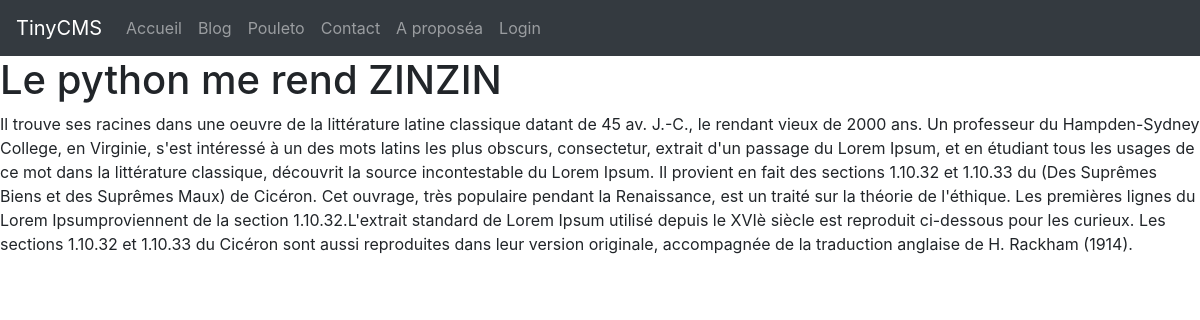
Screenshot of /post/le-python-me-rend-zinzin with the database file from the repository.
### views.py (models this page shows, shortened)
class Page(db.Model):
    id = db.Column(db.Integer, primary_key=True)
    title = db.Column(db.String(200), nullable=False)
    nav_label = db.Column(db.String(50), nullable=False)
    slug = db.Column(db.String(100), nullable=False, unique=True)
    content = db.Column(db.Text, nullable=False)
    creation_date = db.Column(db.DateTime, nullable=False, default=datetime.utcnow)
    published = db.Column(db.Boolean, nullable=False, default=False)

class Post(db.Model):
    id = db.Column(db.Integer, primary_key=True)
    title = db.Column(db.String(100), nullable=False)
    slug = db.Column(db.String(100), nullable=False,  unique=True)
    abstract = db.Column(db.Text, nullable=False)
    abstract_image = db.Column(db.String(200))
    content = db.Column(db.Text, nullable=False)
    creation_date = db.Column(db.DateTime, nullable=False, default=datetime.utcnow)
    published = db.Column(db.Boolean, nullable=False, default=False)
    user_id = db.Column(db.Integer, db.ForeignKey('user.id'), nullable=False)
    user = db.relationship('User', backref=db.backref('posts', lazy=True))
    tags = db.relationship('Tag', secondary=tags, lazy='subquery', backref=db.backref('posts', lazy=True))

### views.py (the view)
@app.route('/post/<slug>')
def post_detail(slug):
    post = Post.query.filter_by(slug=slug).first()
    if not post:
        abort(404)
    return render_template('site-post-detail.html', post=post)

### views.py (called while the page is built)
@app.context_processor
def inject_pages():
    pages = Page.query.filter_by(published=True)
    return {'site_pages': pages}

### templates/site-post-detail.html (shortened to what this page needs)
{% extends 'site.html' %}
{% block site_content %}
    <h1>{{ post.title }}</h1>
    {{ post.content }}
{% endblock %}

### templates/site.html (shortened to what this page needs)
{% extends 'base.html' %}
{% block content %}
    <nav class="navbar navbar-expand-md bg-dark navbar-dark">
        <a class="navbar-brand" href="#">TinyCMS</a>
        <div class="collapse navbar-collapse" id="collapsibleNavbar">
            <ul class="navbar-nav">
                <li class="nav-item">
                    <a class="nav-link" href="{{ url_for('index') }}">Accueil</a>
                </li>
                <li class="nav-item">
                    <a class="nav-link" href="{{ url_for('blog') }}">Blog</a>
                </li>
                {% for page in site_pages %}
                <li>
                    <a class="nav-link" href="{{ url_for('page_detail', slug=page.slug) }}">{{ page.nav_label }}</a>
                </li>
                {% endfor %}
                {% if current_user.is_authenticated %}
                    <li class="nav-item">
                        <a class="nav-link" href="{{ url_for('admin_posts') }}">Admin</a>
                    </li>
                    <li class="nav-item">
                        <a class="nav-link" href="{{ url_for('logout') }}">Logout</a>
                    </li>
                {% else %}
                    <li class="nav-item">
                        <a class="nav-link" href="{{ url_for('login') }}">Login</a>
                    </li>
                {% endif %}
            </ul>
        </div>
    </nav>
    {% block site_content %}{% endblock %}
{% endblock %}

### rows the page displays
Page: nav_label "Pouleto"
Page: nav_label "Contact"
Page: nav_label "A proposéa"
Post: title "Le python me rend ZINZIN", content "Il trouve ses racines dans une oeuvre de la littérature latine classique datant de 45 av. J.-C., le rendant vieux de 2000 ans. Un professeur du Hampden-Sydney College, en Virginie, s'est intéressé à un des mots latins les plus obscurs, consectetur, extrait d'un passage du Lorem Ipsum, et en étudiant tous les usages de ce mot dans la littérature classique, découvrit la source incontestable du Lorem Ipsum. Il provient en fait des sections 1.10.32 et 1.10.33 du (Des Suprêmes Biens et des Suprêmes Maux) de Cicéron. Cet ouvrage, très populaire pendant la Renaissance, est un traité sur la théorie de l'éthique. Les premières lignes du Lorem Ipsumproviennent de la section 1.10.32.L'extrait standard…"
